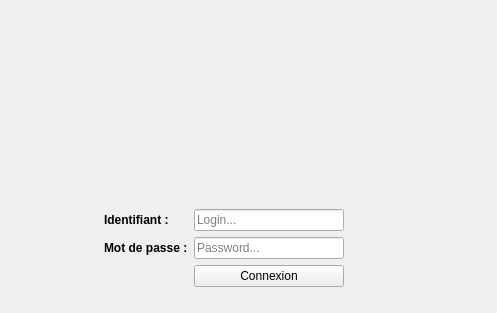
<?xml version="1.0" encoding="UTF-8"?>
<ui version="4.0">
 <class>MainWindow</class>
 <widget class="QMainWindow" name="MainWindow">
  <property name="geometry">
   <rect>
    <x>0</x>
    <y>0</y>
    <width>497</width>
    <height>313</height>
   </rect>
  </property>
  <property name="minimumSize">
   <size>
    <width>0</width>
    <height>0</height>
   </size>
  </property>
  <property name="sizeIncrement">
   <size>
    <width>0</width>
    <height>0</height>
   </size>
  </property>
  <property name="windowTitle">
   <string/>
  </property>
  <property name="autoFillBackground">
   <bool>false</bool>
  </property>
  <property name="styleSheet">
   <string notr="true">#centralWidget{
border-image: url(:/logo/logo/sky_background.png);
}</string>
  </property>
  <widget class="QWidget" name="centralWidget">
   <property name="styleSheet">
    <string notr="true"/>
   </property>
   <layout class="QVBoxLayout" name="verticalLayout_2">
    <item>
     <spacer name="verticalSpacer">
      <property name="orientation">
       <enum>Qt::Vertical</enum>
      </property>
      <property name="sizeType">
       <enum>QSizePolicy::MinimumExpanding</enum>
      </property>
      <property name="sizeHint" stdset="0">
       <size>
        <width>50</width>
        <height>50</height>
       </size>
      </property>
     </spacer>
    </item>
    <item>
     <layout class="QVBoxLayout" name="VerticalResponsive">
      <property name="leftMargin">
       <number>0</number>
      </property>
      <property name="topMargin">
       <number>0</number>
      </property>
      <property name="rightMargin">
       <number>0</number>
      </property>
      <property name="bottomMargin">
       <number>0</number>
      </property>
      <item>
       <layout class="QHBoxLayout" name="horizontalLayout">
        <property name="sizeConstraint">
         <enum>QLayout::SetMinimumSize</enum>
        </property>
        <item>
         <spacer name="horizontalSpacer">
          <property name="orientation">
           <enum>Qt::Horizontal</enum>
          </property>
          <property name="sizeType">
           <enum>QSizePolicy::Expanding</enum>
          </property>
          <property name="sizeHint" stdset="0">
           <size>
            <width>40</width>
            <height>20</height>
           </size>
          </property>
         </spacer>
        </item>
        <item>
         <layout class="QFormLayout" name="Form">
          <property name="labelAlignment">
           <set>Qt::AlignLeading|Qt::AlignLeft|Qt::AlignVCenter</set>
          </property>
          <property name="leftMargin">
           <number>0</number>
          </property>
          <property name="topMargin">
           <number>50</number>
          </property>
          <property name="rightMargin">
           <number>50</number>
          </property>
          <property name="bottomMargin">
           <number>15</number>
          </property>
          <item row="2" column="0">
           <widget class="QLabel" name="label">
            <property name="font">
             <font>
              <weight>75</weight>
              <bold>true</bold>
             </font>
            </property>
            <property name="autoFillBackground">
             <bool>false</bool>
            </property>
            <property name="text">
             <string>Identifiant :</string>
            </property>
            <property name="scaledContents">
             <bool>false</bool>
            </property>
            <property name="wordWrap">
             <bool>false</bool>
            </property>
           </widget>
          </item>
          <item row="2" column="1">
           <widget class="QLineEdit" name="lineEdit">
            <property name="sizePolicy">
             <sizepolicy hsizetype="Fixed" vsizetype="Fixed">
              <horstretch>0</horstretch>
              <verstretch>0</verstretch>
             </sizepolicy>
            </property>
            <property name="minimumSize">
             <size>
              <width>150</width>
              <height>0</height>
             </size>
            </property>
            <property name="placeholderText">
             <string>Login...</string>
            </property>
           </widget>
          </item>
          <item row="4" column="0">
           <widget class="QLabel" name="label_2">
            <property name="font">
             <font>
              <weight>75</weight>
              <bold>true</bold>
             </font>
            </property>
            <property name="text">
             <string>Mot de passe :</string>
            </property>
           </widget>
          </item>
          <item row="4" column="1">
           <widget class="QLineEdit" name="lineEdit_2">
            <property name="sizePolicy">
             <sizepolicy hsizetype="Fixed" vsizetype="Fixed">
              <horstretch>0</horstretch>
              <verstretch>0</verstretch>
             </sizepolicy>
            </property>
            <property name="minimumSize">
             <size>
              <width>150</width>
              <height>0</height>
             </size>
            </property>
            <property name="readOnly">
             <bool>false</bool>
            </property>
            <property name="placeholderText">
             <string>Password...</string>
            </property>
           </widget>
          </item>
          <item row="5" column="1">
           <widget class="QPushButton" name="pushButton">
            <property name="sizePolicy">
             <sizepolicy hsizetype="Fixed" vsizetype="Fixed">
              <horstretch>0</horstretch>
              <verstretch>0</verstretch>
             </sizepolicy>
            </property>
            <property name="minimumSize">
             <size>
              <width>150</width>
              <height>0</height>
             </size>
            </property>
            <property name="text">
             <string>Connexion</string>
            </property>
           </widget>
          </item>
         </layout>
        </item>
        <item>
         <spacer name="horizontalSpacer_2">
          <property name="orientation">
           <enum>Qt::Horizontal</enum>
          </property>
          <property name="sizeType">
           <enum>QSizePolicy::Expanding</enum>
          </property>
          <property name="sizeHint" stdset="0">
           <size>
            <width>40</width>
            <height>20</height>
           </size>
          </property>
         </spacer>
        </item>
       </layout>
      </item>
     </layout>
    </item>
   </layout>
  </widget>
 </widget>
 <layoutdefault spacing="6" margin="11"/>
 <resources/>
 <connections/>
</ui>
